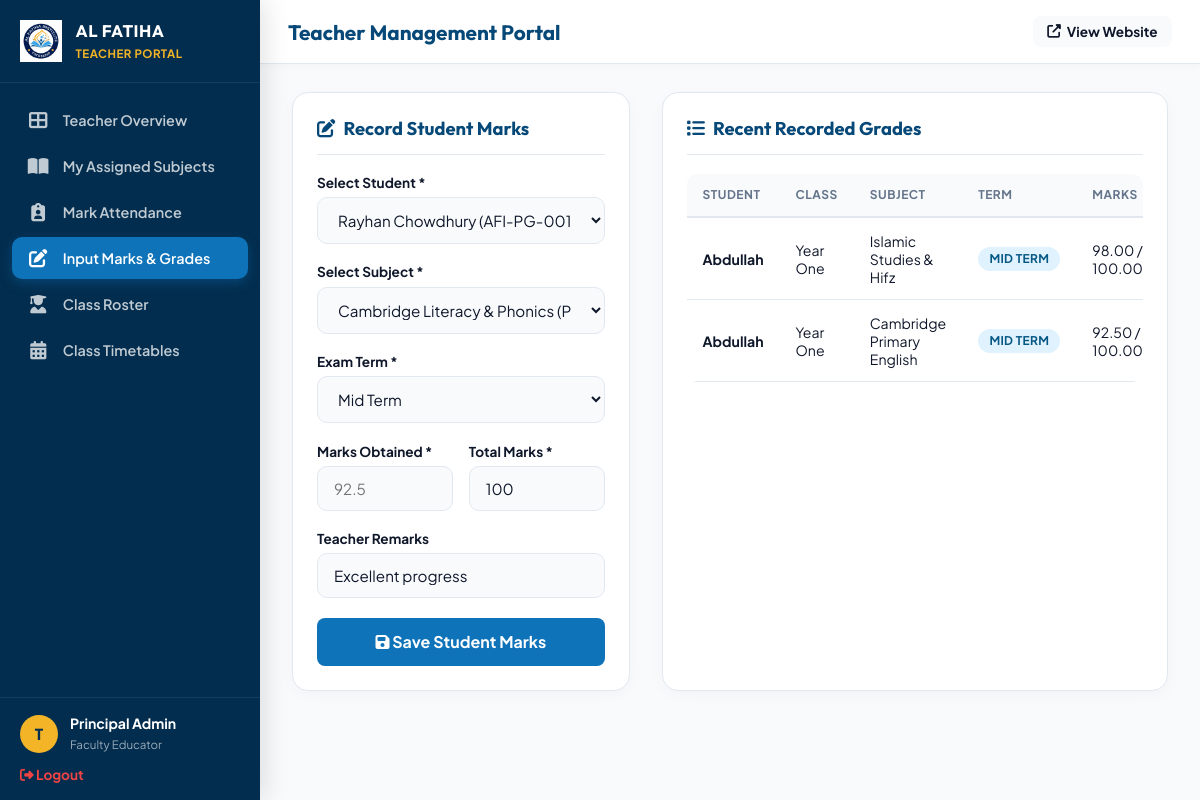
/teacher/results.php (signed in), run on an earlier commit of the app's database.
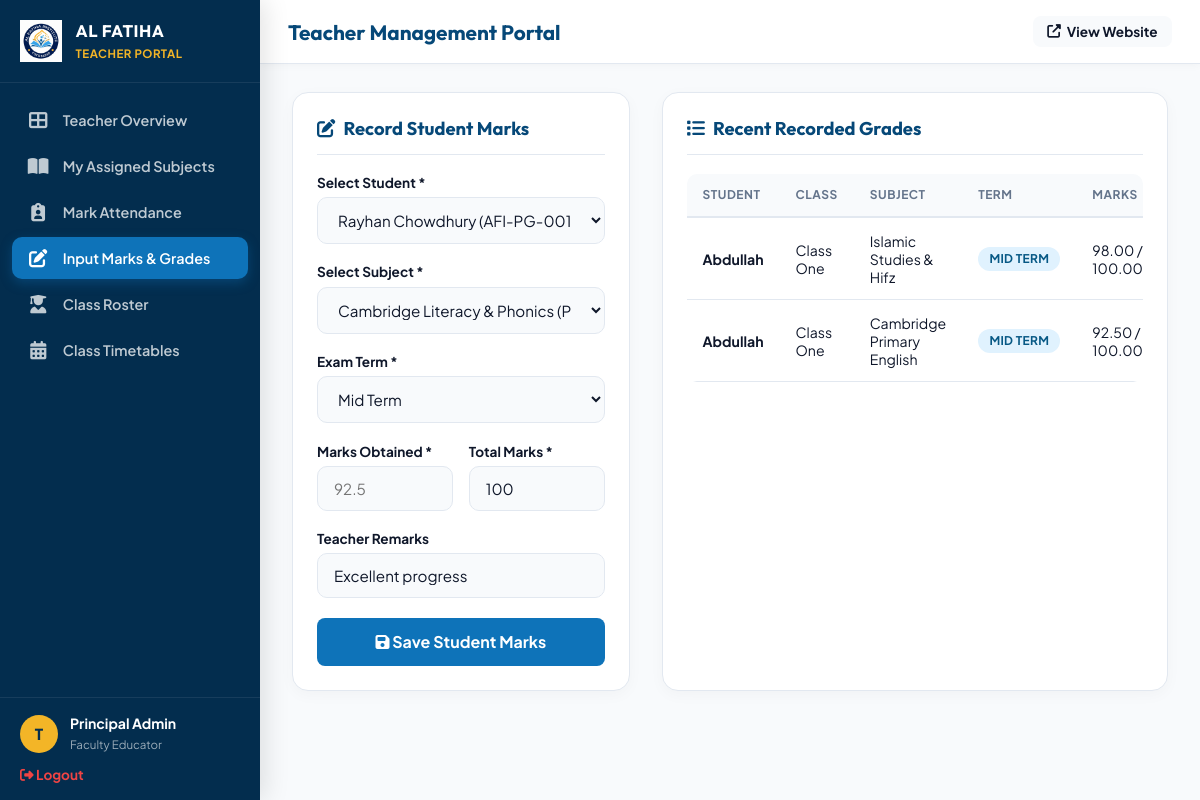
And on a later commit of the database.
### tables this page shows
CREATE TABLE `results` (
  `id` int(11) NOT NULL AUTO_INCREMENT,
  `student_id` int(11) NOT NULL,
  `subject_id` int(11) NOT NULL,
  `exam_term` enum('First Term','Mid Term','Final Exam') NOT NULL,
  `marks_obtained` decimal(5,2) NOT NULL,
  `max_marks` decimal(5,2) DEFAULT 100.00,
  `teacher_remarks` varchar(255) DEFAULT 'Good performance',
  `created_at` timestamp NOT NULL DEFAULT current_timestamp(),
  PRIMARY KEY (`id`),
  KEY `student_id` (`student_id`),
  KEY `subject_id` (`subject_id`),
  CONSTRAINT `results_ibfk_1` FOREIGN KEY (`student_id`) REFERENCES `students` (`id`) ON DELETE CASCADE,
  CONSTRAINT `results_ibfk_2` FOREIGN KEY (`subject_id`) REFERENCES `subjects` (`id`) ON DELETE CASCADE
);

CREATE TABLE `classes` (
  `id` int(11) NOT NULL AUTO_INCREMENT,
  `class_name` varchar(50) NOT NULL,
  `age_group` varchar(50) NOT NULL,
  `section` varchar(10) DEFAULT 'A',
  `room_no` varchar(20) DEFAULT '101',
  `tuition_fee` decimal(10,2) NOT NULL DEFAULT 3500.00,
  `admission_fee` decimal(10,2) NOT NULL DEFAULT 8000.00,
  `book_kit_fee` decimal(10,2) NOT NULL DEFAULT 3500.00,
  `primary_teacher_id` int(11) DEFAULT NULL,
  `backup_teacher_id` int(11) DEFAULT NULL,
  PRIMARY KEY (`id`)
);

CREATE TABLE `students` (
  `id` int(11) NOT NULL AUTO_INCREMENT,
  `student_id` varchar(20) NOT NULL,
  `first_name` varchar(50) NOT NULL,
  `last_name` varchar(50) NOT NULL,
  `gender` enum('Male','Female') NOT NULL,
  `dob` date NOT NULL,
  `class_id` int(11) NOT NULL,
  `roll_no` int(11) NOT NULL,
  `parent_user_id` int(11) DEFAULT NULL,
  `father_name` varchar(100) NOT NULL,
  `mother_name` varchar(100) NOT NULL,
  `phone` varchar(20) NOT NULL,
  `address` text NOT NULL,
  `status` enum('Active','Graduated','Suspended') DEFAULT 'Active',
  `admission_date` date DEFAULT NULL,
  `blood_group` varchar(10) DEFAULT NULL,
  `religion` varchar(50) DEFAULT 'Islam',
  `nationality` varchar(50) DEFAULT 'Bangladeshi',
  `birth_reg_no` varchar(100) DEFAULT NULL,
  `permanent_address` text DEFAULT NULL,
  `father_occupation` varchar(100) DEFAULT NULL,
  `father_phone` varchar(40) DEFAULT NULL,
  `father_nid` varchar(100) DEFAULT NULL,
  `mother_occupation` varchar(100) DEFAULT NULL,
  `mother_phone` varchar(40) DEFAULT NULL,
  `emergency_contact_name` varchar(100) DEFAULT NULL,
  `emergency_contact_phone` varchar(40) DEFAULT NULL,
  `emergency_contact_relation` varchar(50) DEFAULT NULL,
  `previous_school` varchar(150) DEFAULT NULL,
  `medical_notes` text DEFAULT NULL,
  `admission_session` varchar(20) DEFAULT '2027',
  PRIMARY KEY (`id`),
  UNIQUE KEY `student_id` (`student_id`),
  KEY `class_id` (`class_id`),
  CONSTRAINT `students_ibfk_1` FOREIGN KEY (`class_id`) REFERENCES `classes` (`id`) ON DELETE CASCADE
);

CREATE TABLE `subjects` (
  `id` int(11) NOT NULL AUTO_INCREMENT,
  `subject_code` varchar(20) NOT NULL,
  `subject_name` varchar(100) NOT NULL,
  `class_id` int(11) NOT NULL,
  `teacher_id` int(11) DEFAULT NULL,
  `total_marks` int(11) DEFAULT 100,
  `pass_marks` int(11) DEFAULT 40,
  `description` text DEFAULT NULL,
  PRIMARY KEY (`id`),
  KEY `class_id` (`class_id`),
  CONSTRAINT `subjects_ibfk_1` FOREIGN KEY (`class_id`) REFERENCES `classes` (`id`) ON DELETE CASCADE
);

### teacher/results.php (the view, shortened to what this page needs)
<?php
require_once __DIR__ . '/layout.php';
$db = get_db_connection();
$students = $db->query("SELECT s.*, c.class_name FROM students s JOIN classes c ON s.class_id = c.id ORDER BY s.class_id ASC, s.roll_no ASC")->fetchAll();
$subjects = $db->query("SELECT sub.*, c.class_name FROM subjects sub JOIN classes c ON sub.class_id = c.id ORDER BY sub.class_id ASC")->fetchAll();
$req_subject_id = intval($_GET["subject_id"] ?? 0);
$recentResults = $db->query("SELECT r.*, s.student_id as st_code, s.first_name, s.last_name, sub.subject_name, c.class_name FROM results r JOIN students s ON r.student_id = s.id JOIN subjects sub ON r.subject_id = sub.id JOIN classes c ON s.class_id = c.id ORDER BY r.id DESC LIMIT 10")->fetchAll();
?>
<div style="display: grid; grid-template-columns: 1fr 1.5fr; gap: 2rem;">
  <div class="card-box">
    <div class="card-header">
      <h3 class="card-title"><i class="fas fa-pen-to-square"></i> Record Student Marks</h3>
    </div>
    <form method="POST">
      <div class="form-group">
        <label>Select Student *</label>
        <select name="student_id" class="form-control" required>
          <?php foreach ($students as $st): ?>
            <option value="<?= $st['id'] ?>"><?= htmlspecialchars($st['first_name'] . ' ' . $st['last_name']) ?> (<?= $st['student_id'] ?> - <?= $st['class_name'] ?>)</option>
          <?php endforeach; ?>
        </select>
      </div>
      <div class="form-group">
        <label>Select Subject *</label>
        <select name="subject_id" class="form-control" required>
          <?php foreach ($subjects as $sb): ?>
            <option value="<?= $sb['id'] ?>" <?= ($req_subject_id == $sb['id']) ? 'selected' : '' ?>><?= htmlspecialchars($sb['subject_name']) ?> (<?= $sb['class_name'] ?>)</option>
          <?php endforeach; ?>
        </select>
      </div>
      <div class="form-group">
        <label>Exam Term *</label>
        <select name="exam_term" class="form-control" required>
          <option value="Mid Term" selected>Mid Term</option>
        </select>
      </div>
      <div style="display: grid; grid-template-columns: 1fr 1fr; gap: 1rem;">
        <div class="form-group">
          <label>Marks Obtained *</label>
          <input type="number" name="marks_obtained" step="0.5" class="form-control" placeholder="92.5" required>
        </div>
        <div class="form-group">
          <label>Total Marks *</label>
          <input type="number" name="max_marks" value="100" class="form-control" required>
        </div>
      </div>
      <div class="form-group">
        <label>Teacher Remarks</label>
        <input type="text" name="teacher_remarks" value="Excellent progress" class="form-control">
      </div>
      <button type="submit" name="save_results" class="btn btn-block" style="background: var(--admin-primary); color: #ffffff; border-radius: 8px; font-weight: 700; border: none; cursor: pointer;">
        <i class="fas fa-save"></i> Save Student Marks
      </button>
    </form>
  </div>
  <div class="card-box">
    <div class="card-header">
      <h3 class="card-title"><i class="fas fa-list"></i> Recent Recorded Grades</h3>
    </div>
    <div class="table-responsive">
      <table class="data-table">
        <thead>
          <tr>
            <th>Student</th>
            <th>Class</th>
            <th>Subject</th>
            <th>Term</th>
            <th>Marks</th>
          </tr>
        </thead>
        <tbody>
          <?php foreach ($recentResults as $rr): ?>
            <tr>
              <td><strong><?= htmlspecialchars($rr['first_name']) ?></strong></td>
              <td><?= htmlspecialchars($rr['class_name']) ?></td>
              <td><?= htmlspecialchars($rr['subject_name']) ?></td>
              <td><span class="badge badge-info"><?= $rr['exam_term'] ?></span></td>
              <td><?= $rr['marks_obtained'] ?> / <?= $rr['max_marks'] ?></td>
            </tr>
          <?php endforeach; ?>
        </tbody>
      </table>
    </div>
  </div>
</div>
<?php require_once __DIR__ . '/../admin/layout_footer.php'; ?>

What changed in the data, as far as the page shows it:
changed through a linked row, results "Islamic Studies & Hifz": classes.class_name "Year One" → "Class One"
changed through a linked row, results "Cambridge Primary English": classes.class_name "Year One" → "Class One"
